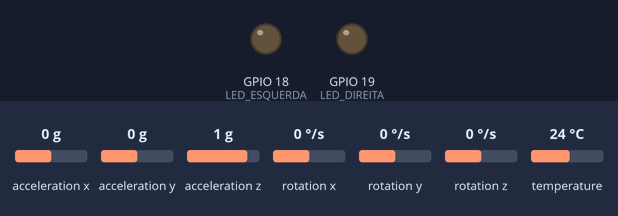
A program run on a simulated ESP32. Parts: output pins drawn as LEDs (lit = HIGH). The test bench sets the inputs (shaded band); at power-on: rotation z 0 °/s, acceleration x 0 g, acceleration y 0 g, acceleration z 1 g, rotation x 0 °/s, rotation y 0 °/s, temperature 24 °C. What the program prints to the serial monitor is not drawn.

Above: at 1.2 s.
1.3 s: rotation z set to -53 °/s
2.8 s: rotation z set to -64 °/s
At 4.0 s:
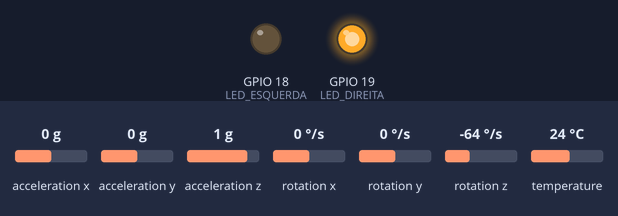
4.3 s: rotation z set to 100 °/s
At 5.1 s:
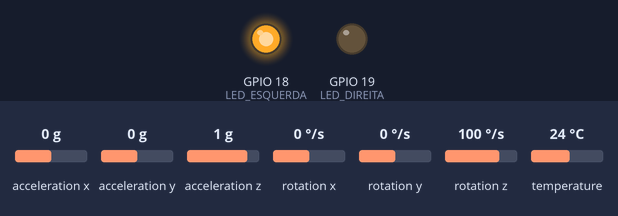
5.8 s: rotation z set to 62 °/s
7.3 s: rotation z set to 51 °/s
At 8.5 s:
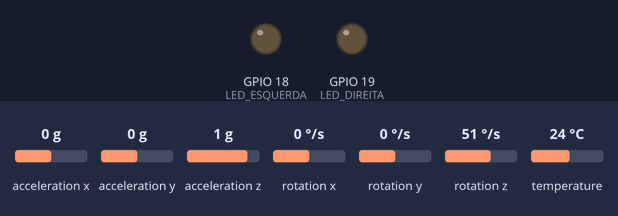
8.8 s: rotation z set to -192 °/s
At 9.9 s:
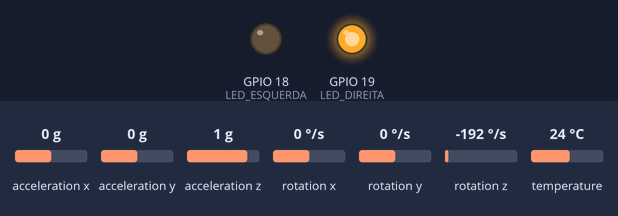
Timing chart, 0 to 11.3 s (numbered marks = the images above; inputs shaded):
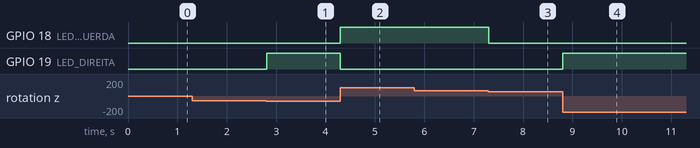

The program:

main.cpp
```cpp
#include <Wire.h>
#include <Adafruit_MPU6050.h>
#include <Adafruit_Sensor.h>

Adafruit_MPU6050 mpu;

#define LED_DIREITA 19
#define LED_ESQUERDA 18

void setup() {
    Serial.begin(9600);
    Wire.begin(21, 22);  // Configura I2C com GPIO 21 (SDA) e GPIO 22 (SCL)

    Serial.println("Inicializando MPU6050...");

    if (!mpu.begin()) {
        Serial.println("Falha ao encontrar o MPU6050. Verifique as conexões!");
        while (1);
    }

    Serial.println("MPU6050 conectado com sucesso!");

    // Configuração do sensor
    mpu.setAccelerometerRange(MPU6050_RANGE_8_G);
    mpu.setGyroRange(MPU6050_RANGE_500_DEG);
    mpu.setFilterBandwidth(MPU6050_BAND_21_HZ);

       pinMode(LED_DIREITA, OUTPUT);
    pinMode(LED_ESQUERDA, OUTPUT);

    // Garante que os LEDs começam desligados
    digitalWrite(LED_DIREITA, LOW);
    digitalWrite(LED_ESQUERDA, LOW);
}

void loop() {
    sensors_event_t a, g, temp;
    mpu.getEvent(&a, &g, &temp);

    float giroZ = g.gyro.z;  // Captura o valor do giroscópio no eixo Z

    // Serial.print("Giroscópio (°/s): X=");
    // Serial.print(g.gyro.x);
    // Serial.print(" Y=");
    // Serial.print(g.gyro.y);
    // Serial.print(" Z=");
    // Serial.println(giroZ);

    // Define um limiar para evitar ruído (valores pequenos)
    float threshold = 1; // Ajuste conforme necessário

    if (giroZ > threshold) {
        // Serial.println("Girando para a ESQUERDA (Anti-horário)");
        digitalWrite(LED_DIREITA,LOW);
        digitalWrite(LED_ESQUERDA, HIGH);
    }
    else if (giroZ < -threshold) {
        // Serial.println("Girando para a DIREITA (Horário)");
         digitalWrite(LED_DIREITA, HIGH);
        digitalWrite(LED_ESQUERDA, LOW);
    }
    else {
        // Serial.println("Sem rotação significativa");
        digitalWrite(LED_DIREITA, LOW);
        digitalWrite(LED_ESQUERDA, LOW);
    }

    //Serial.println("------------------------------------");
    delay(5);
}
```

Measured:
- the behaviour switches between -57 and -58 °/s on rotation z (found by bisection; images 0 and 1)
- the behaviour switches between 58 and 57 °/s on rotation z (found by bisection; images 2 and 3)
- after the input at 1.3 s, every drawn part: stays the same
- after the input at 2.8 s, GPIO 19 (LED_DIREITA): LOW → HIGH at once
- after the input at 4.3 s, GPIO 18 (LED_ESQUERDA): LOW → HIGH at once; GPIO 19 (LED_DIREITA): HIGH → LOW at once
- after the input at 5.8 s, every drawn part: stays the same
- after the input at 7.3 s, GPIO 18 (LED_ESQUERDA): HIGH → LOW at once
- after the input at 8.8 s, GPIO 19 (LED_DIREITA): LOW → HIGH at once
